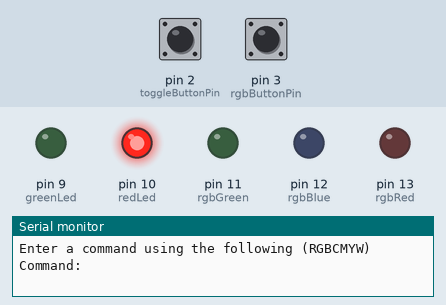
Simulated run of this sketch. Board: Arduino Uno, built with avr-gcc and run on an emulated ATmega328P. On the bench: output pins drawn as LEDs (lit = HIGH), the last lines printed to the serial monitor. The inputs (shaded band) are chosen by the test bench; at power-on: pin 2 (toggleButtonPin) LOW, pin 3 (rgbButtonPin) LOW.

Above: at 1.2 s.
1.3 s: pin 2 (toggleButtonPin) pulled HIGH for 0.15 s
At 2.0 s:
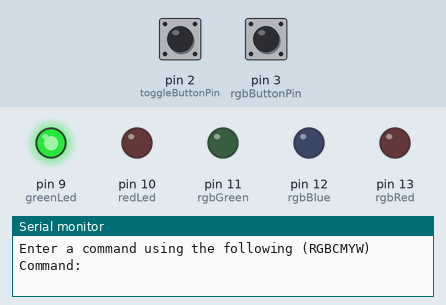
2.9 s: pin 2 (toggleButtonPin) pulled HIGH for 1 s
At 3.3 s:
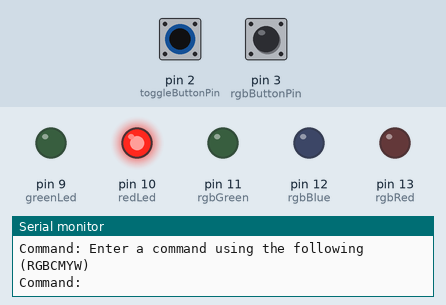
7.9 s: pin 2 (toggleButtonPin) pulled HIGH for 3.2 s
At 8.3 s:
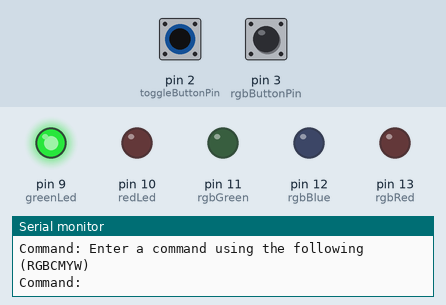
Timing chart, 0 to 10.9 s (numbered marks = the images above; inputs shaded):
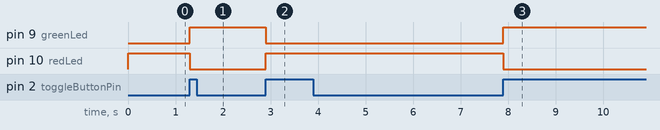

Measured:
- after the input at 1.3 s, pin 9 (greenLed): LOW → HIGH at once; pin 10 (redLed): HIGH → LOW at once
- after the input at 2.9 s, pin 9 (greenLed): HIGH → LOW at once; pin 10 (redLed): LOW → HIGH at once
- after the input at 7.9 s, pin 9 (greenLed): LOW → HIGH at once; pin 10 (redLed): HIGH → LOW at once

The sketch:

extra.ino
```cpp
/*
 _______________________________________________________________
/  Name: Kyler. V             Extra           Date: 2023-10-06  \
|                                                               |
|                          Description                          |
|                                                               |
|   This program will start with the lockout enabled and the    |
|  cycle disabled. It will then ask the user for a color combo  |
|  to cycle through. Once the user enters a valid color combo   |
|  the color combo will be put into the cycle. Once the cycle   |
|  button is pushed the cycle will start. When the cycle button |
|  is then again toggled and the lockout is disabled, and the   |
|  cycle will stop. When the lockout becomes enabled the cycle  |
|  will stop and the RGB light turn off, then once again the it |
|             will ask the user for a color combo.              |
\_______________________________________________________________/
*/

/*
-----------------------------------------
|          Initialize variables         |
-----------------------------------------
*/
// Set button pins
int toggleButtonPin = 2;
int rgbButtonPin = 3;

// Set the RGB pins
int rgbRed = 13;
int rgbGreen = 11;
int rgbBlue = 12;

// Set the LED pins
int redLed = 10;
int greenLed = 9;

// Set state variables
bool displayedLed = false;
bool cycle = false;
bool display = false;
int colorIndex = 0;

// User input variables
int lengthOfDisplay = 0;
bool ask = true;
bool asked = false;
bool valid = false;
char validCommands[] = {
    'R',
    'G',
    'B',
    'C',
    'M',
    'Y',
    'W'
};

// RGB structure
struct RGB {
    bool r;
    bool g;
    bool b;

    bool operator!=(const RGB& other) const {
        return (r != other.r) || (g != other.g) || (b != other.b);
    }
};

// Colors available for use
RGB colors[] = {
    {true, false, false},
    {false, true, false},
    {false, false, true},
    {false, true, true},
    {true, false, true},
    {true, true, false},
    {true, true, true}
};

// Set the colors to cycle through
RGB cycleColors[50];

// Initialize function
void rgbDisplay(RGB rgb);

/*
-----------------------------------------
|    Setup pins, LEDs, and interrupts   |
-----------------------------------------
*/
void setup() {
    // Start serial monitor
    Serial.begin(9600);

    // Initialize all pins
    pinMode(toggleButtonPin, INPUT);
    pinMode(rgbButtonPin, INPUT);

    pinMode(rgbRed, OUTPUT);
    pinMode(rgbGreen, OUTPUT);
    pinMode(rgbBlue, OUTPUT);

    pinMode(redLed, OUTPUT);
    pinMode(greenLed, OUTPUT);

    // Initialize basic state
    digitalWrite(redLed, HIGH);
    attachInterrupt(digitalPinToInterrupt(toggleButtonPin), changeLed, RISING);
    attachInterrupt(digitalPinToInterrupt(rgbButtonPin), attemptCycleToggle, RISING);
}

/*
-----------------------------------------
|               Main loop               |
-----------------------------------------
*/
void loop() {
    // Ask the user for input
    if (!displayedLed && ask) {
        // If we have already displayed a message to
        // the user then dont redisplay that message
        if (!asked) {
            Serial.println("Enter a command using the following (RGBCMYW)");
            Serial.print("Command: ");
            asked = true;
        }

      // Get the input from the user
      getInput();
    }

    attemptCycle();
}


// Get the input from the user
void getInput() {
    if (Serial.available() == 0) {
        // Get our input from the serial monitor
        String myInput = Serial.readString();
        myInput.trim();
        myInput.toUpperCase();

        // Save previous values
        int prevLength = lengthOfDisplay;
        RGB previousColors[50];
        memcpy(previousColors, cycleColors, sizeof(cycleColors));


        bool valid = false;

        // Check if the input is there
        if (myInput.length() > 0) {
            // Set default variables
            lengthOfDisplay = 0;
            Serial.println(myInput);
            valid = false;

            // Go through each character in the input
            for (int i=0; i<myInput.length(); i++) {
                // Go through each valid command and check
                // to see if we have a valid color command
                for (int j=0; j<sizeof(validCommands); j++) {
                    if (myInput.charAt(i) == validCommands[j]) {
                        valid = true;
                        cycleColors[i] = colors[j];
                        lengthOfDisplay++;
                    }
                }

                // If we dont have a valid color then break
                // and reset changed values. in addition,
                // display an error message and re-ask for
                // the color combo they want.
                if (!valid) {
                    Serial.println("[Value not accepted] Invalid color character");
                    Serial.print("Command: ");
                    lengthOfDisplay = prevLength;
                    memcpy(cycleColors, previousColors, sizeof(previousColors));
                    break;
                }
            }
        }

        // If we dont have a valid string then reset the
        // length of the color to the previous length
        if (valid) {
            Serial.println(myInput);
            Serial.println("[Value accepted] Color set");
        }
    }
}

// Attempt to cycle through the colors
void attemptCycle() {
    // If we are supposed to cycle then
    // cycle the selected colors
    if (cycle) {
        rgbDisplay(cycleColors[colorIndex]);
        colorIndex = (colorIndex < lengthOfDisplay-1) ? (colorIndex + 1) : 0;
        delay(500);

    // Otherwise turn off the RGB led
    } else {
        rgbDisplay(RGB{false, false, false});
        colorIndex = 0;
    }
}

// Change the lockout LED to the opposite
// state and turn on the appropriate LED
void changeLed() {
    // change the lockout LED
    displayedLed = !displayedLed;
    if (displayedLed) {
        digitalWrite(greenLed, HIGH);
        digitalWrite(redLed, LOW);
    } else {
        digitalWrite(redLed, HIGH);
        digitalWrite(greenLed, LOW);
    }

    // Reset variables
    if (!displayedLed) {
        cycle = false;
        ask = true;
        asked = false;
    } else {
        cycle = true;
    }
}


// Attempt to toggle the cycle state
void attemptCycleToggle() {
    // If lockout is disengaged start cycling colors
    if (displayedLed) {
        cycle = !cycle;
    }
}

// Display a selected RGB value
void rgbDisplay(RGB rgb) {
    digitalWrite(rgbRed, rgb.r);
    digitalWrite(rgbGreen, rgb.g);
    digitalWrite(rgbBlue, rgb.b);
}
```
